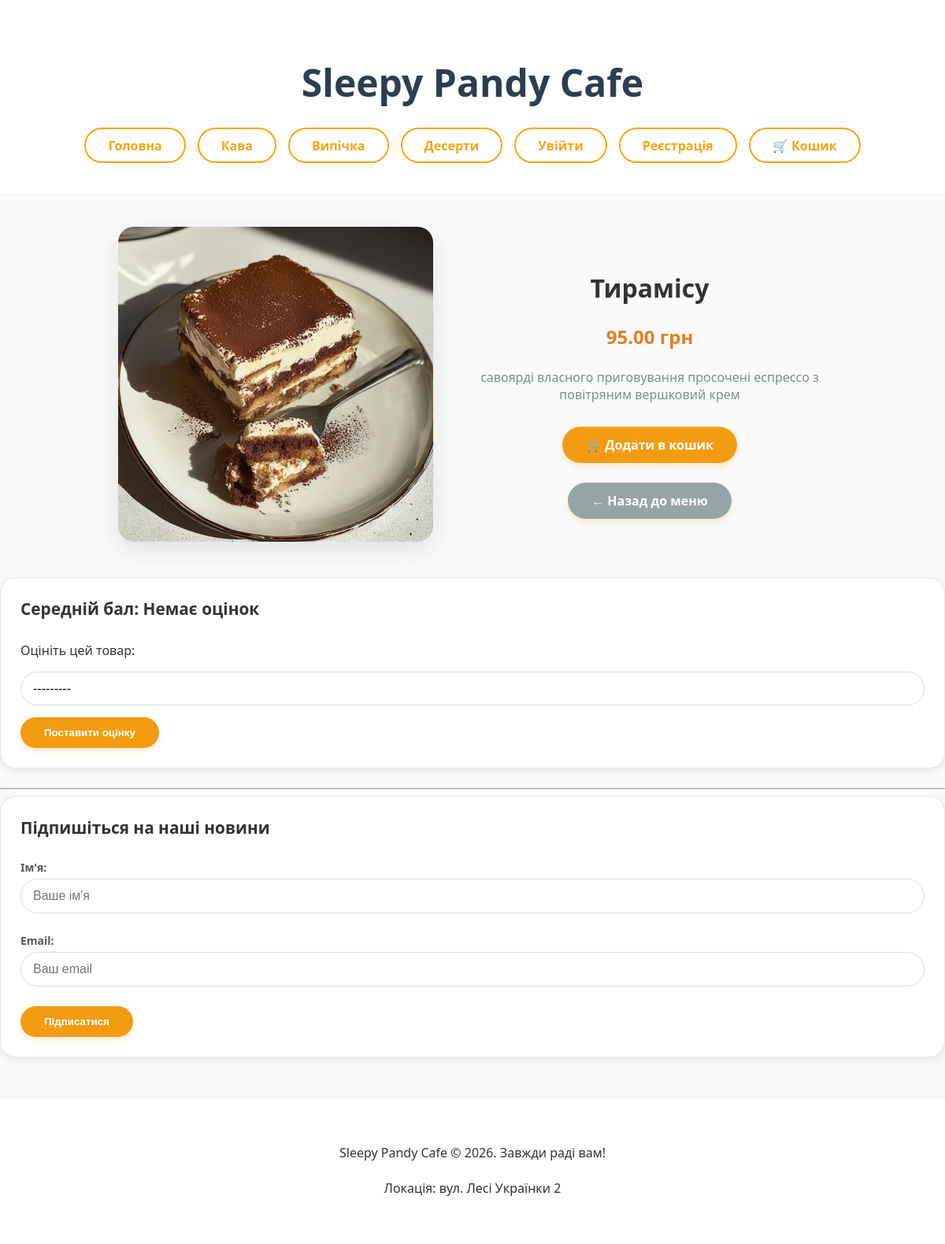
The page /item/5/ on the database its author committed.
### main_app/models.py (models this page shows, shortened)
class Category(models.Model):
    name = models.CharField(max_length=100, verbose_name="Назва категорії")
    created_at = models.DateTimeField(auto_now_add=True)
    updated_at = models.DateTimeField(auto_now=True)

class MenuItem(models.Model):
    image = models.ImageField(upload_to='items/', blank=True, null=True, verbose_name="Фото страви")
    name = models.CharField(max_length=100, verbose_name="Назва страви")
    description = models.TextField(verbose_name="Опис")
    price = models.DecimalField(max_digits=6, decimal_places=2, verbose_name="Ціна")
    category = models.ForeignKey(Category, on_delete=models.CASCADE, related_name='items')
    created_at = models.DateTimeField(auto_now_add=True)
    updated_at = models.DateTimeField(auto_now=True)
    def get_average_rating(self):
        avg = self.ratings.aggregate(Avg('score'))['score__avg']
        return round(avg, 1) if avg else "Немає оцінок"

### main_app/views.py (the view, shortened to what this page needs)
# urls.py: path('item/<int:item_id>/', views.item_detail, name='item_detail'),
def item_detail(request, item_id):
    item = get_object_or_404(MenuItem, id=item_id)
    categories = Category.objects.all()
    rating_form = RatingForm()
    subscription_form = SubscriptionForm()
    return render(request, 'main_app/item_detail.html', {
        'item': item,
        'categories': categories,
        'title': item.name,
        'rating_form': rating_form,
        'subscription_form': subscription_form,
    })

### main_app/forms.py
class RatingForm(forms.ModelForm):
    class Meta:
        model = Rating
        fields = ['score']
        widgets = {
            'score': forms.Select(attrs={'class': 'form-select'}),
        }

class SubscriptionForm(forms.ModelForm):
    class Meta:
        model = Subscription
        fields = ['name', 'email']
        widgets = {
            'name': forms.TextInput(attrs={'placeholder': "Ваше ім'я", 'class': 'form-control'}),
            'email': forms.EmailInput(attrs={'placeholder': 'Ваш email', 'class': 'form-control'}),
        }

### main_app/templates/main_app/item_detail.html (shortened to what this page needs)
{% extends 'main_app/base.html' %}
{% block content %}
<div class="detail-container">
    <div class="detail-image">
        {% if item.image %}
            <img src="{{ item.image.url }}" alt="{{ item.name }}" style="max-width: 400px; border-radius: 20px; box-shadow: 0 10px 30px rgba(0,0,0,0.1);">
        {% endif %}
    </div>
    <div class="detail-info">
        <h1>{{ item.name }}</h1>
        <p style="font-size: 24px; color: #e67e22; font-weight: bold;">{{ item.price }} грн</p>
        <p style="color: #7f8c8d; margin-bottom: 30px;">{{ item.description }}</p>
        <a href="{% url 'cart_add' item.id %}" class="btn-main" style="display: inline-block; text-align: center;">
            🛒 Додати в кошик
        </a>
        <br>
        <a href="{% url 'home' %}" class="btn-main btn-back">← Назад до меню</a>
    </div>
</div>
<div class="rating-section">
    <h4>Середній бал: {{ item.get_average_rating }}</h4>
    <form method="post">
        <p>Оцініть цей товар:</p>
        {{ rating_form.score }}
        <button type="submit" class="btn-main">Поставити оцінку</button>
    </form>
</div>
<hr>
<div class="newsletter-section">
    <h4>Підпишіться на наші новини</h4>
    <form action="#" method="post"> {% csrf_token %}
        {{ subscription_form.as_p }}
        <button type="submit" class="btn-main">Підписатися</button>
    </form>
</div>
{% endblock %}

### main_app/templates/main_app/base.html (shortened to what this page needs)
{% load static %}
<!DOCTYPE html>
<html lang="uk">
<head>
    <link rel="stylesheet" href="{% static 'css/style.css' %}">
</head>
<body>
    <header>
        <h1>Sleepy Pandy Cafe</h1>
            <nav>
                <a href="{% url 'home' %}"><b>Головна</b></a>
                {% for cat in categories %}
                    <a href="{% url 'category_page' cat.id %}">{{ cat.name }}</a>
                {% endfor %}
                {% if user.is_authenticated %}
                    <a href="{% url 'profile' %}">👤 Кабінет ({{ user.username }})</a>
                <form action="{% url 'logout' %}" method="post" style="display:inline;">
                    {% csrf_token %}
                    <button type="submit" class="btn-logout-link">Вийти</button>
                </form>
                {% else %}
                    <a href="{% url 'login' %}">Увійти</a>
                    <a href="{% url 'register' %}">Реєстрація</a>
                {% endif %}
                <a href="{% url 'cart_detail' %}">🛒 Кошик</a>
            </nav>
    </header>
    <main class="content">
        {% block content %}
        {% endblock %}
    </main>
    <footer>
        <p>Sleepy Pandy Cafe © 2026. Завжди раді вам!</p>
        <p>Локація: вул. Лесі Українки 2</p>
    </footer>
</body>
</html>

### main_app/static/css/style.css (style rules this page uses)
body { font-family: 'Segoe UI', Tahoma, Geneva, Verdana, sans-serif; background-color: #fafafa; color: #333; margin: 0; padding: 0; }
header { background-color: #fff; padding: 40px 20px; text-align: center; border-bottom: 1px solid #eee; }
header h1 { font-size: 48px; color: #2c3e50; margin-bottom: 25px; }
nav { display: flex; justify-content: center; flex-wrap: wrap; gap: 15px; }
nav a { text-decoration: none; color: #f39c12; padding: 10px 25px; border: 2px solid #f39c12; border-radius: 30px; font-weight: bold; transition: 0.3s; }
footer { text-align: center; padding: 40px 20px; background-color: #fff; border-top: 1px solid #eee; margin-top: 50px; line-height: 1.8; }
.btn-main { display: inline-block; padding: 12px 30px; background-color: #f39c12; color: white !important; text-decoration: none; border: none; border-radius: 25px; font-weight: bold; cursor: pointer; transition: 0.3s; box-shadow: 0 4px 6px rgba(243, 156, 18, 0.2); }
.btn-back { margin-top: 25px; background-color: #95a5a6; }
.detail-container { max-width: 900px; margin: 40px auto; display: flex; align-items: center; justify-content: center; gap: 50px; }
.detail-info { text-align: center; }
.rating-section, .newsletter-section { background-color: #fff; padding: 25px; border-radius: 20px; box-shadow: 0 4px 10px rgba(0, 0, 0, 0.08); margin-bottom: 25px; border: 1px solid #f0e4d7; }
.rating-section h4, .newsletter-section h4 { margin-top: 0; color: #333; font-size: 1.3rem; }
.form-control, .form-select { width: 100%; padding: 12px 15px; margin-bottom: 15px; border: 1px solid #ddd; border-radius: 25px; font-size: 16px; transition: border-color 0.3s, box-shadow 0.3s; box-sizing: border-box; }
.form-select { appearance: none; background-color: white; cursor: pointer; }
.newsletter-section p { margin: 0 0 10px 0; text-align: left; }
.newsletter-section p label { display: block; font-weight: bold; margin-bottom: 5px; color: #555; font-size: 14px; }
nav a, .btn-logout-link { display: inline-flex; align-items: center; justify-content: center; padding: 12px 28px; border: 2px solid #fca311; border-radius: 50px; color: #fca311; text-decoration: none; font-weight: 700; font-size: 16px; background: transparent; transition: all 0.3s ease; cursor: pointer; font-family: inherit; box-sizing: border-box; height: 45px; }

### rows shown on the page
Category: name "Кава"
Category: name "Випічка"
Category: name "Десерти"
MenuItem: image (picture), name "Тирамісу", price "95.00", description "савоярді власного приговування просочені еспрессо з повітряним вершковий крем", get_average_rating "Немає оцінок"
